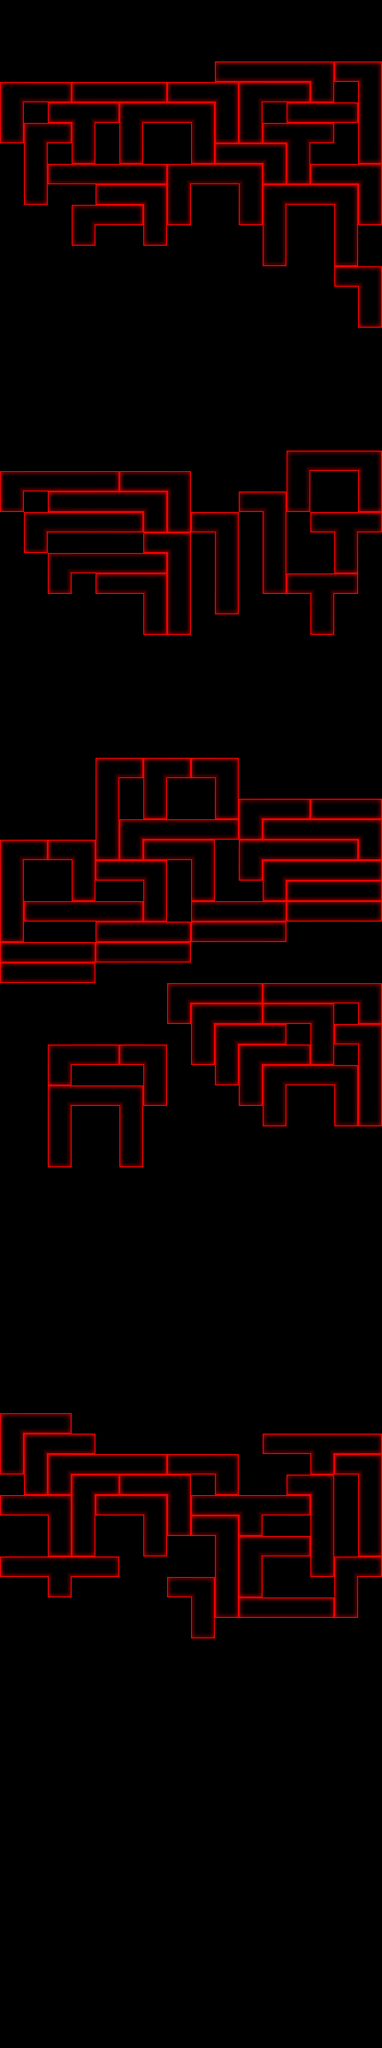

Tiled map render using the project's own tile images. Description and the whole map definition, tile-layer contents included, below:
An orthogonal 16x100 tile map with 28x24 px tiles, 1 tile layer (Tile Layer 1).

<map version="1.0" orientation="orthogonal" width="16" height="100" tilewidth="28" tileheight="24">
 <properties>
  <property name="background" value="back.bmp" />
  <property name="speed" value="1.1" />
 </properties>
 <tileset firstgid="1" name="tileset_rs" tilewidth="28" tileheight="24" spacing="1" margin="1">
  <image source="tileset_rs.bmp" trans="ff0080" width="407" height="76" />
 </tileset>
 <layer name="Tile Layer 1" width="16" height="100">
  <data encoding="csv">
0,0,0,0,0,0,0,0,0,0,0,0,0,0,0,0,
0,0,0,0,0,0,0,0,0,0,0,0,0,0,0,0,
0,0,0,0,0,0,0,0,0,0,0,0,0,0,0,0,
0,0,0,0,0,0,0,0,0,27,33,33,33,5,27,5,
4,33,28,27,33,33,28,27,33,5,4,33,28,14,0,32,
32,0,27,9,28,4,33,33,5,32,32,0,27,33,28,32,
14,4,28,32,0,32,0,0,32,14,14,27,9,28,0,32,
0,32,0,14,0,14,0,0,14,27,33,5,32,0,0,14,
0,32,27,33,33,33,28,4,33,33,5,14,14,27,33,5,
0,14,0,0,27,33,5,32,0,0,32,4,33,33,5,32,
0,0,0,4,33,28,32,14,0,0,14,32,0,0,32,14,
0,0,0,14,0,0,14,0,0,0,0,32,0,0,32,0,
0,0,0,0,0,0,0,0,0,0,0,14,0,0,14,0,
0,0,0,0,0,0,0,0,0,0,0,0,0,0,27,5,
0,0,0,0,0,0,0,0,0,0,0,0,0,0,0,32,
0,0,0,0,0,0,0,0,0,0,0,0,0,0,0,14,
0,0,0,0,0,0,0,0,0,0,0,0,0,0,0,0,
0,0,0,0,0,0,0,0,0,0,0,0,0,0,0,0,
0,0,0,0,0,0,0,0,0,0,0,0,0,0,0,0,
0,0,0,0,0,0,0,0,0,0,0,0,0,0,0,0,
0,0,0,0,0,0,0,0,0,0,0,0,0,0,0,0,
0,0,0,0,0,0,0,0,0,0,0,0,0,0,0,0,
0,0,0,0,0,0,0,0,0,0,0,0,4,33,33,5,
4,33,33,33,28,27,33,5,0,0,0,0,32,0,0,32,
14,0,27,33,33,33,5,32,0,0,27,5,14,0,0,14,
0,4,33,33,33,28,14,14,27,5,0,32,0,27,9,28,
0,14,0,0,0,0,27,5,0,32,0,32,0,0,32,0,
0,0,4,33,33,33,28,32,0,32,0,32,0,0,14,0,
0,0,14,0,27,33,5,32,0,32,0,14,27,9,28,0,
0,0,0,0,0,0,32,32,0,14,0,0,0,32,0,0,
0,0,0,0,0,0,14,14,0,0,0,0,0,14,0,0,
0,0,0,0,0,0,0,0,0,0,0,0,0,0,0,0,
0,0,0,0,0,0,0,0,0,0,0,0,0,0,0,0,
0,0,0,0,0,0,0,0,0,0,0,0,0,0,0,0,
0,0,0,0,0,0,0,0,0,0,0,0,0,0,0,0,
0,0,0,0,0,0,0,0,0,0,0,0,0,0,0,0,
0,0,0,0,0,0,0,0,0,0,0,0,0,0,0,0,
0,0,0,0,4,28,4,28,27,5,0,0,0,0,0,0,
0,0,0,0,32,0,32,0,0,32,0,0,0,0,0,0,
0,0,0,0,32,0,14,0,0,14,4,33,28,27,33,28,
0,0,0,0,32,4,33,33,33,28,14,27,33,33,33,5,
4,28,27,5,14,14,27,33,5,0,4,33,33,33,28,14,
32,0,0,32,27,33,5,0,32,0,14,4,33,33,33,28,
32,0,0,14,0,0,32,0,14,0,0,14,27,33,33,28,
32,27,33,33,33,28,14,0,27,33,33,28,27,33,33,28,
14,0,0,0,27,33,33,28,27,33,33,28,0,0,0,0,
27,33,33,28,27,33,33,28,0,0,0,0,0,0,0,0,
27,33,33,28,0,0,0,0,0,0,0,0,0,0,0,0,
0,0,0,0,0,0,0,4,33,33,28,27,33,33,33,5,
0,0,0,0,0,0,0,14,4,33,28,27,33,5,0,14,
0,0,0,0,0,0,0,0,32,4,33,28,0,32,27,5,
0,0,4,33,28,27,5,0,14,32,4,33,28,14,0,32,
0,0,14,0,0,0,32,0,0,14,32,4,33,33,5,32,
0,0,4,33,33,5,14,0,0,0,14,32,0,0,32,32,
0,0,32,0,0,32,0,0,0,0,0,14,0,0,14,14,
0,0,32,0,0,32,0,0,0,0,0,0,0,0,0,0,
0,0,14,0,0,14,0,0,0,0,0,0,0,0,0,0,
0,0,0,0,0,0,0,0,0,0,0,0,0,0,0,0,
0,0,0,0,0,0,0,0,0,0,0,0,0,0,0,0,
0,0,0,0,0,0,0,0,0,0,0,0,0,0,0,0,
0,0,0,0,0,0,0,0,0,0,0,0,0,0,0,0,
0,0,0,0,0,0,0,0,0,0,0,0,0,0,0,0,
0,0,0,0,0,0,0,0,0,0,0,0,0,0,0,0,
0,0,0,0,0,0,0,0,0,0,0,0,0,0,0,0,
0,0,0,0,0,0,0,0,0,0,0,0,0,0,0,0,
0,0,0,0,0,0,0,0,0,0,0,0,0,0,0,0,
0,0,0,0,0,0,0,0,0,0,0,0,0,0,0,0,
0,0,0,0,0,0,0,0,0,0,0,0,0,0,0,0,
0,0,0,0,0,0,0,0,0,0,0,0,0,0,0,0,
4,33,28,0,0,0,0,0,0,0,0,0,0,0,0,0,
32,4,33,28,0,0,0,0,0,0,0,27,33,9,33,28,
14,32,4,33,33,33,28,27,33,5,0,0,0,14,27,5,
0,14,14,4,28,27,33,5,0,14,0,0,27,5,0,32,
27,33,5,32,27,33,5,32,27,33,9,33,28,32,0,32,
0,0,32,32,0,0,32,14,27,5,14,0,0,32,0,32,
0,0,14,14,0,0,14,0,0,32,4,33,28,32,0,14,
27,33,9,33,28,0,0,0,0,32,32,0,0,14,4,28,
0,0,14,0,0,0,0,27,5,32,14,0,0,0,32,0,
0,0,0,0,0,0,0,0,32,14,27,33,33,28,14,0,
0,0,0,0,0,0,0,0,14,0,0,0,0,0,0,0,
0,0,0,0,0,0,0,0,0,0,0,0,0,0,0,0,
0,0,0,0,0,0,0,0,0,0,0,0,0,0,0,0,
0,0,0,0,0,0,0,0,0,0,0,0,0,0,0,0,
0,0,0,0,0,0,0,0,0,0,0,0,0,0,0,0,
0,0,0,0,0,0,0,0,0,0,0,0,0,0,0,0,
0,0,0,0,0,0,0,0,0,0,0,0,0,0,0,0,
0,0,0,0,0,0,0,0,0,0,0,0,0,0,0,0,
0,0,0,0,0,0,0,0,0,0,0,0,0,0,0,0,
0,0,0,0,0,0,0,0,0,0,0,0,0,0,0,0,
0,0,0,0,0,0,0,0,0,0,0,0,0,0,0,0,
0,0,0,0,0,0,0,0,0,0,0,0,0,0,0,0,
0,0,0,0,0,0,0,0,0,0,0,0,0,0,0,0,
0,0,0,0,0,0,0,0,0,0,0,0,0,0,0,0,
0,0,0,0,0,0,0,0,0,0,0,0,0,0,0,0,
0,0,0,0,0,0,0,0,0,0,0,0,0,0,0,0,
0,0,0,0,0,0,0,0,0,0,0,0,0,0,0,0,
0,0,0,0,0,0,0,0,0,0,0,0,0,0,0,0,
0,0,0,0,0,0,0,0,0,0,0,0,0,0,0,0,
0,0,0,0,0,0,0,0,0,0,0,0,0,0,0,0,
0,0,0,0,0,0,0,0,0,0,0,0,0,0,0,0
</data>
 </layer>
</map>
